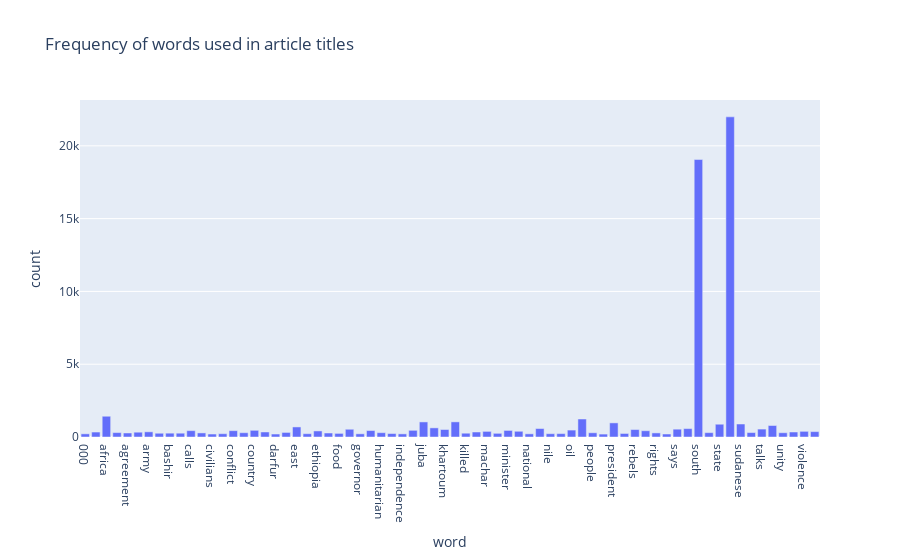

The cell this chart's notebook holds for it:
### Code cell
more_than_x = dfh[dfh['count']>=200]
fig = px.bar(more_than_x, x="word", y="count", title='Frequency of words used in article titles')
fig.show()

### Figure 1 — Plotly figure (JSON) as saved in the notebook; plotly's stock layout.template omitted (floating-point values rounded to 4 significant figures)
{"data": [{"alignmentgroup": "True", "hovertemplate": "word=%{x}<br>count=%{y}<extra></extra>", "legendgroup": "", "marker": {"color": "#636efa", "pattern": {"shape": ""}}, "name": "", "offsetgroup": "", "orientation": "v", "showlegend": false, "textposition": "auto", "type": "bar", "x": ["000", "abyei", "africa", "african", "agreement", "aid", "army", "au", "bashir", "border", "calls", "chief", "civilians", "community", "conflict", "council", "country", "crisis", "darfur", "deal", "east", "end", "ethiopia", "fighting", "food", "government", "governor", "govt", "humanitarian", "igad", "independence", "jonglei", "juba", "kenya", "khartoum", "kiir", "killed", "leaders", "machar", "million", "minister", "nation", "national", "new", "nile", "official", "oil", "peace", "people", "police", "president", "rebel", "rebels", "refugees", "rights", "salva", "says", "security", "south", "splm", "state", "sudan", "sudanese", "support", "talks", "uganda", "unity", "urges", "violence", "war"], "xaxis": "x", "y": [218, 341, 1426, 303, 277, 330, 356, 258, 263, 262, 436, 280, 204, 226, 435, 295, 459, 345, 204, 313, 691, 227, 416, 274, 247, 532, 219, 443, 297, 236, 214, 459, 1035, 627, 515, 1039, 260, 343, 386, 252, 451, 393, 218, 580, 227, 233, 475, 1236, 290, 200, 969, 242, 512, 431, 281, 206, 537, 576, 19060, 299, 877, 21991, 892, 304, 544, 790, 293, 343, 389, 370], "yaxis": "y"}], "layout": {"barmode": "relative", "legend": {"tracegroupgap": 0}, "title": {"text": "Frequency of words used in article titles"}, "xaxis": {"anchor": "y", "domain": [0, 1], "title": {"text": "word"}}, "yaxis": {"anchor": "x", "domain": [0, 1], "title": {"text": "count"}}}}
